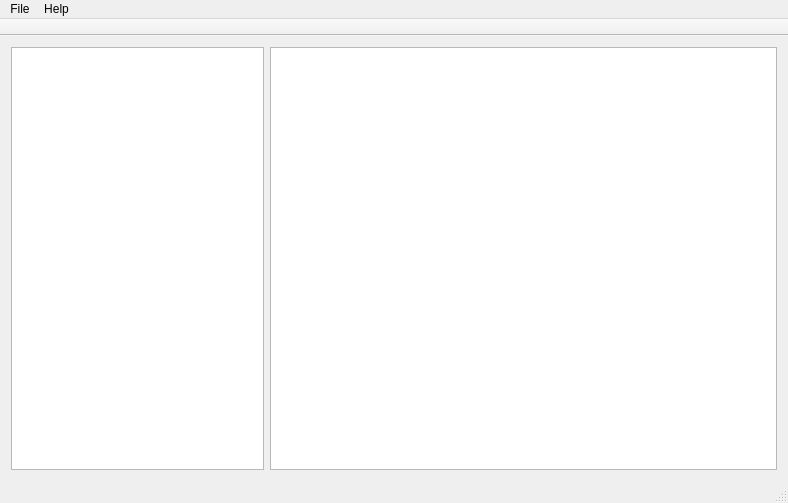
<?xml version="1.0" encoding="UTF-8"?>
<ui version="4.0">
 <class>ArchiveManagerWindow</class>
 <widget class="QMainWindow" name="ArchiveManagerWindow">
  <property name="geometry">
   <rect>
    <x>0</x>
    <y>0</y>
    <width>788</width>
    <height>503</height>
   </rect>
  </property>
  <property name="windowTitle">
   <string>xArchive Manager</string>
  </property>
  <widget class="QWidget" name="centralWidget">
   <property name="sizePolicy">
    <sizepolicy hsizetype="Preferred" vsizetype="Preferred">
     <horstretch>0</horstretch>
     <verstretch>0</verstretch>
    </sizepolicy>
   </property>
   <layout class="QHBoxLayout" name="horizontalLayout_2">
    <item>
     <widget class="QTreeView" name="treeView">
      <property name="sizePolicy">
       <sizepolicy hsizetype="Expanding" vsizetype="Expanding">
        <horstretch>1</horstretch>
        <verstretch>0</verstretch>
       </sizepolicy>
      </property>
     </widget>
    </item>
    <item>
     <widget class="QListView" name="listView">
      <property name="sizePolicy">
       <sizepolicy hsizetype="Expanding" vsizetype="Expanding">
        <horstretch>2</horstretch>
        <verstretch>0</verstretch>
       </sizepolicy>
      </property>
     </widget>
    </item>
   </layout>
  </widget>
  <widget class="QMenuBar" name="menuBar">
   <property name="geometry">
    <rect>
     <x>0</x>
     <y>0</y>
     <width>788</width>
     <height>20</height>
    </rect>
   </property>
   <widget class="QMenu" name="menuFile">
    <property name="title">
     <string>File</string>
    </property>
    <addaction name="actionNew"/>
    <addaction name="separator"/>
    <addaction name="actionOpen"/>
    <addaction name="separator"/>
    <addaction name="actionSave"/>
    <addaction name="actionSave_as"/>
    <addaction name="separator"/>
    <addaction name="actionExit"/>
   </widget>
   <widget class="QMenu" name="menuHelp">
    <property name="title">
     <string>Help</string>
    </property>
    <addaction name="actionAbout"/>
   </widget>
   <addaction name="menuFile"/>
   <addaction name="menuHelp"/>
  </widget>
  <widget class="QToolBar" name="mainToolBar">
   <property name="movable">
    <bool>false</bool>
   </property>
   <attribute name="toolBarArea">
    <enum>TopToolBarArea</enum>
   </attribute>
   <attribute name="toolBarBreak">
    <bool>false</bool>
   </attribute>
  </widget>
  <widget class="QStatusBar" name="statusBar"/>
  <action name="actionNew">
   <property name="text">
    <string>New</string>
   </property>
  </action>
  <action name="actionOpen">
   <property name="text">
    <string>Open</string>
   </property>
  </action>
  <action name="actionSave">
   <property name="text">
    <string>Save</string>
   </property>
  </action>
  <action name="actionSave_as">
   <property name="text">
    <string>Save as...</string>
   </property>
  </action>
  <action name="actionExit">
   <property name="text">
    <string>Exit</string>
   </property>
   <property name="statusTip">
    <string>Exit the application</string>
   </property>
   <property name="menuRole">
    <enum>QAction::QuitRole</enum>
   </property>
  </action>
  <action name="actionAbout">
   <property name="text">
    <string>About</string>
   </property>
  </action>
 </widget>
 <layoutdefault spacing="6" margin="11"/>
 <resources/>
 <connections>
  <connection>
   <sender>actionExit</sender>
   <signal>triggered()</signal>
   <receiver>ArchiveManagerWindow</receiver>
   <slot>close()</slot>
   <hints>
    <hint type="sourcelabel">
     <x>-1</x>
     <y>-1</y>
    </hint>
    <hint type="destinationlabel">
     <x>393</x>
     <y>251</y>
    </hint>
   </hints>
  </connection>
  <connection>
   <sender>actionNew</sender>
   <signal>triggered()</signal>
   <receiver>ArchiveManagerWindow</receiver>
   <slot>createNewArchive()</slot>
   <hints>
    <hint type="sourcelabel">
     <x>-1</x>
     <y>-1</y>
    </hint>
    <hint type="destinationlabel">
     <x>393</x>
     <y>251</y>
    </hint>
   </hints>
  </connection>
  <connection>
   <sender>actionOpen</sender>
   <signal>triggered()</signal>
   <receiver>ArchiveManagerWindow</receiver>
   <slot>openArchive()</slot>
   <hints>
    <hint type="sourcelabel">
     <x>-1</x>
     <y>-1</y>
    </hint>
    <hint type="destinationlabel">
     <x>393</x>
     <y>251</y>
    </hint>
   </hints>
  </connection>
  <connection>
   <sender>actionAbout</sender>
   <signal>triggered()</signal>
   <receiver>ArchiveManagerWindow</receiver>
   <slot>showAbout()</slot>
   <hints>
    <hint type="sourcelabel">
     <x>-1</x>
     <y>-1</y>
    </hint>
    <hint type="destinationlabel">
     <x>393</x>
     <y>251</y>
    </hint>
   </hints>
  </connection>
 </connections>
 <slots>
  <slot>createNewArchive()</slot>
  <slot>openArchive()</slot>
  <slot>showAbout()</slot>
 </slots>
</ui>
